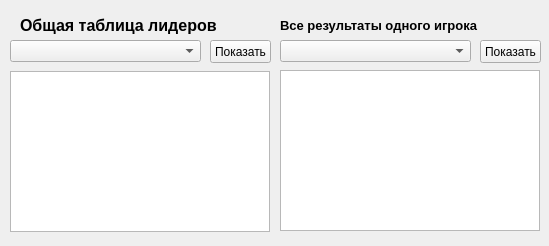
<?xml version="1.0" encoding="UTF-8"?>
<ui version="4.0">
 <class>Liders</class>
 <widget class="QWidget" name="Liders">
  <property name="geometry">
   <rect>
    <x>0</x>
    <y>0</y>
    <width>549</width>
    <height>246</height>
   </rect>
  </property>
  <property name="windowTitle">
   <string>Form</string>
  </property>
  <widget class="QTableView" name="view">
   <property name="geometry">
    <rect>
     <x>10</x>
     <y>71</y>
     <width>260</width>
     <height>161</height>
    </rect>
   </property>
  </widget>
  <widget class="QComboBox" name="comboBox">
   <property name="geometry">
    <rect>
     <x>280</x>
     <y>40</y>
     <width>191</width>
     <height>22</height>
    </rect>
   </property>
  </widget>
  <widget class="QTableView" name="one_pl">
   <property name="geometry">
    <rect>
     <x>280</x>
     <y>70</y>
     <width>260</width>
     <height>161</height>
    </rect>
   </property>
  </widget>
  <widget class="QLabel" name="label">
   <property name="geometry">
    <rect>
     <x>20</x>
     <y>10</y>
     <width>241</width>
     <height>31</height>
    </rect>
   </property>
   <property name="font">
    <font>
     <pointsize>12</pointsize>
     <weight>75</weight>
     <bold>true</bold>
    </font>
   </property>
   <property name="text">
    <string>Общая таблица лидеров</string>
   </property>
  </widget>
  <widget class="QLabel" name="label_2">
   <property name="geometry">
    <rect>
     <x>280</x>
     <y>0</y>
     <width>231</width>
     <height>51</height>
    </rect>
   </property>
   <property name="font">
    <font>
     <pointsize>10</pointsize>
     <weight>75</weight>
     <bold>true</bold>
    </font>
   </property>
   <property name="text">
    <string>Все результаты одного игрока</string>
   </property>
  </widget>
  <widget class="QPushButton" name="Show">
   <property name="geometry">
    <rect>
     <x>480</x>
     <y>40</y>
     <width>61</width>
     <height>23</height>
    </rect>
   </property>
   <property name="text">
    <string>Показать</string>
   </property>
  </widget>
  <widget class="QComboBox" name="comboBox2">
   <property name="geometry">
    <rect>
     <x>10</x>
     <y>40</y>
     <width>191</width>
     <height>22</height>
    </rect>
   </property>
  </widget>
  <widget class="QPushButton" name="Show_2">
   <property name="geometry">
    <rect>
     <x>210</x>
     <y>40</y>
     <width>61</width>
     <height>23</height>
    </rect>
   </property>
   <property name="text">
    <string>Показать</string>
   </property>
  </widget>
  <zorder>label</zorder>
  <zorder>label_2</zorder>
  <zorder>view</zorder>
  <zorder>comboBox</zorder>
  <zorder>one_pl</zorder>
  <zorder>Show</zorder>
  <zorder>comboBox2</zorder>
  <zorder>Show_2</zorder>
 </widget>
 <resources/>
 <connections/>
</ui>
